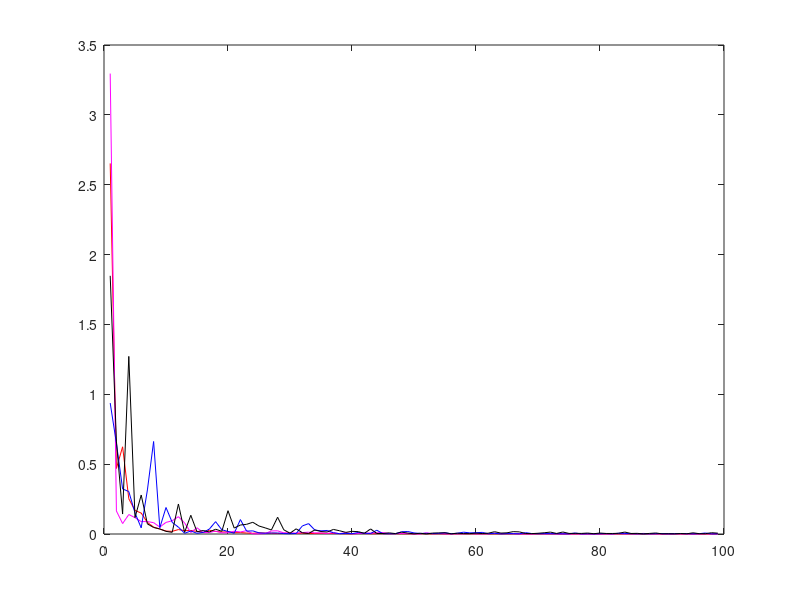

This figure's MATLAB source:

x4 = [-5.867082426555675e-17,0.02981206193423815,0.051802425124376404,0.10531420360477524,0.44174596827829216,0.3683673904760266,0.3052431512732841,0.7968334811360223,0.5124106188237018,0.7685017157110114,0.8755047324761275,0.7372853563492935,0.6935037848634791,0.6588053999159075,0.8546123412249957,0.9076536329986625,0.7700317479536481,0.8843582142129288,0.7636362500923416,0.8550210719376663,0.8426655992966268,0.8039768870024495,0.8697307290573788,0.9320665311531965,0.8893948826356984,0.8445780160061784,0.7784664894618736,0.8013389691778461,0.7951554014372108,0.8554592824140457,0.7964697367888147,0.7884647536787063,0.7845648736476919,0.8096716349523502,0.7880733957907569,0.8211685287785756,0.7794291246066389,0.8118633447956414,0.7738329435141144,0.7962571515592964,0.7771007595382861,0.7782148251034862,0.7843735051851619,0.748859291915851,0.7208390268759893,0.7043702669048313,0.6821489385980671,0.6738595616485435,0.71026052497392,0.7429820620247707,0.7345408059749359,0.7489430474262169,0.7782094788676479,0.7660686535199874,0.7469209818531155,0.7474323752838022,0.7267693613161315,0.7366997570257785,0.7342614118327476,0.7329683790785569,0.7367628413824789,0.7634632083939055,0.794730675956544,0.7854107395620641,0.7921044701384494,0.8018833398677573,0.8211342387099629,0.8113129390008738,0.8046230375220023,0.7838806125958608,0.8000847963422262,0.8208387230372377,0.8296875063860444,0.8176045104627339,0.8223245498354981,0.8241129558280954,0.8479863849156015,0.8361460160868277,0.857432994859292,0.8580848115626524,0.8838520042912902,0.8807456550515711,0.8556492647172036,0.8380195726231954,0.848239687074019,0.8231342843004693,0.8516481543673478,0.8662984762545585,0.8438408909669404,0.862242468994487,0.8414873617472604,0.8634181728948547,0.8515849552584241,0.8705415206479878,0.8784547301048979,0.8671381428158563,0.8548603560968647,0.8738961429983839,0.8646926097852418];


x3 = [1.784203422442364e-17,0.3611573034110115,0.21625985010064075,0.14940859373609883,0.18890407227110403,0.27613228678143115,0.22818593916059407,0.16988063130774203,0.1540463120865538,0.3137608809558958,0.4014152104342721,0.39856797299572655,0.5163327188810062,0.6177957436128946,0.5491055089114872,0.49443400741624977,0.5372079213701284,0.5058609140651396,0.4572733937127641,0.5221472818004831,0.6061877760833523,0.5713673265948277,0.6382222885059541,0.723742117369831,0.7036859948913878,0.6627380451890783,0.6538029389727227,0.73191522417112,0.7735368428885231,0.805619112975084,0.7680913475061418,0.8203505025469205,0.8492968579619823,0.8724607909170315,0.9230077462670216,0.8864715989592321,0.9610272799444071,0.9583838457964132,0.9546317119516948,0.9359664525215916,0.8895094700699224,0.8310225163577059,0.8973766080074964,0.939127119246005,0.8940056478905578,0.8998702477880018,0.8681159194155111,0.825069725350039,0.8509216649594152,0.8767649496820132,0.854999454455038,0.8535726769939486,0.8383931865014688,0.8538771099180628,0.8458920137808261,0.8490986341347432,0.8391774476860836,0.823199831053879,0.8037079686385498,0.7802967660503008,0.7978969015445594,0.8199573335784802,0.8146588783786722,0.7839347609000388,0.7564090523657652,0.7952074657869712,0.8093621933218083,0.7894112855929594,0.8208886969631567,0.7931016440957869,0.8164518855574879,0.8369821167008077,0.8499349302334849,0.8336931939146701,0.834939774498422,0.8272080958041462,0.8315740863675941,0.8266316328932637,0.823621375621637,0.8149934312947111,0.8073154315794353,0.8123532224450433,0.8046852463462918,0.8145345584922707,0.8129320763621829,0.8140272415328649,0.8055016215434647,0.8077034895853619,0.8102021342176116,0.8022268429648154,0.8065870989915133,0.7981324344551961,0.8071736524235067,0.8033922146582269,0.8044709168973608,0.8044609233159283,0.7979494246963406,0.793702603742068,0.7998559273816293];

x2 = [0,0.004670470769962181,0.0032443948537664666,0.3958311401551527,0.4008088607546756,0.7671624763749796,0.8606271000803581,0.6975887508474731,0.5675517670718035,0.8413252898605778,0.8788562418101108,0.8766527634832595,0.90932088978177,0.8233889536344698,0.9751519051215456,0.848881032766085,0.7213569864501681,0.8526387677196254,0.9182187606417442,0.799703190778028,0.9404589462076548,0.8237851056800101,0.7272541654182726,0.6458813774602392,0.7477091944002304,0.8080703140170732,0.7429027002790437,0.6749523674711271,0.7547733054939565,0.8154512872318022,0.8258209621250232,0.8404005421033621,0.8353654934471452,0.8146582390257295,0.8640265194211654,0.8433829196467493,0.8031889658399938,0.7466306695563644,0.8101540835252639,0.850082534896925,0.8080147585799968,0.84213894109593,0.8400286164591236,0.8196722967492795,0.8442276691221915,0.8203481581583754,0.7907907314134988,0.8223668145719562,0.8344358282110117,0.830365337011518,0.8557271619930108,0.8614253386751913,0.8340457885629049,0.8725791606343384,0.8752182181229704,0.8673771871426318,0.881086600792425,0.8674219238347876,0.8901384989526409,0.8879398346594572,0.8984963691275256,0.8939053359740823,0.8999953187925819,0.8968440474786669,0.8745325160343097,0.895111799256517,0.8932178734132012,0.892837909534892,0.8777283285123706,0.8495453583432554,0.8790416916059945,0.8977003230736958,0.8969821531062311,0.8989300237053556,0.898036260635516,0.8991017361432271,0.8973622614706844,0.8944967605042379,0.8962376753086009,0.9002354142761251,0.8857932764268948,0.9030894645309226,0.9052289898536239,0.9107771899490297,0.9102052006450347,0.8923190241897009,0.9069880846908788,0.9138125047979849,0.8995167580217994,0.914925735488142,0.9029113231241978,0.8837509852875862,0.906510871284212,0.9190589927583939,0.912834355011895,0.9156946018447484,0.9126679518565742,0.8978770128934036,0.908685104498574];

x1 = [7.281801142888533e-18,0.41103278278162064,0.7667161870610312,0.48792198924326224,0.7332191962779875,0.5838089158554901,0.9026463709932827,0.7332325692560124,0.8882173093652718,0.7820769851213671,0.8567682632115046,0.7921066392890379,0.8165895360911293,0.7943069443232196,0.800936987595043,0.6961731741866802,0.8014763980010223,0.794723131007361,0.7846946124403825,0.7916199910814439,0.78274333257678,0.7904869222151221,0.7816354326794445,0.7838647143920943,0.7865226874112485,0.8017633029604743,0.8065447348805598,0.7522969395272574,0.8072745012052573,0.8187879152269183,0.8182906721646159,0.8223568085194196,0.8216919322045275,0.8269526389987941,0.8282074970630785,0.8330716937076723,0.8318704920683102,0.834912748467808,0.8355874316799511,0.8415424456643195,0.8460926090224467,0.8476844052184416,0.8483972954166985,0.8500904765566688,0.8519244803775876,0.8521805663555843,0.8529365859139012,0.8564875218241775,0.8572667550065063,0.861302742779545,0.8610399286677618,0.8625404660680316,0.8399327378873992,0.8657524345313556,0.8654662758495948,0.8686320050680659,0.8664149177889979,0.8672519952154765,0.8652573894392857,0.8685473982086948,0.8673964617443728,0.8679606532537311,0.8513082516396538,0.8690629516182772,0.86788590371992,0.8707738725019407,0.8694149587637733,0.871847311978834,0.8712203106595247,0.8740504704620804,0.874285155261587,0.8757093155899605,0.8741398554138623,0.8748336626044501,0.8743196245573247,0.876797985104082,0.8763951737275445,0.8788131166729604,0.8767922208144983,0.8780254586592137,0.8768570100100684,0.8779931600093036,0.8760096931778002,0.8777887653100602,0.8762879424826936,0.8780473708148141,0.8763198241408026,0.8784593418755177,0.8778046759858276,0.8805632766562392,0.8787161773989342,0.8797807540067526,0.8787052288577284,0.8798574035402443,0.8791395392439673,0.8815820330720942,0.8801877647880474,0.8819108990702683,0.8810490954204391];

hold off;
plot(x1,'r-');
hold on;

plot(x2,'m-');
plot(x3,'b-');
plot(x4,'k-');
% plot(x5,'g-');




% ratoios
x1 = [6.093524258374556e-17,0.07750929096580152,0.21956872046387746,0.1535768949770789,0.5392814416006037,0.40792636939034754,0.6620226004985243,0.5550053141875112,0.7468911113004107,0.6153886738224384,0.7608832229314214,0.6554773868155019,0.7702474157911489,0.716498355242968,0.794967802574014,0.7428323720025878,0.8193890287903557,0.7552394540915023,0.8075045244369178,0.7641587307599121,0.8002135578906269,0.7835279487923501,0.8144585552779454,0.795757466711881,0.8303185465234224,0.8058928838269758,0.8252226325146439,0.8078882051564298,0.8279453849577294,0.8151276339901715,0.8311706329958028,0.820051632345959,0.8398268078809371,0.8272187865187354,0.8401991259567998,0.8346379544062528,0.8447637384885047,0.8399093954713566,0.8501192615372657,0.8177304961969286,0.8552204957411779,0.848299909807772,0.8540466276591936,0.8514477221915945,0.8621432584040145,0.8368020679185527,0.86566596643123,0.8630020739622168,0.869269712094193,0.8651423444252649,0.8722179512705309,0.8692027100296303,0.8755553454369964,0.8747603558985247,0.877536245363726,0.8734298086168508,0.8489751355579589,0.8767044574364852,0.8786446919887011,0.8766529464009072,0.8796223328703517,0.8783788317673188,0.8790199282695661,0.8605766077898316,0.8792862791377795,0.8793219823800487,0.8814542901605058,0.8804449856837478,0.8808465706088544,0.8804947025852466,0.8806765201416993,0.8818608505555572,0.8834073888061453,0.8844109763326269,0.8851079261733934,0.8862199622689452,0.8709424152799286,0.8853028838312497,0.8853453060685961,0.8856354939774258,0.8859253238464578,0.886273886504805,0.885991240034659,0.8872132468520029,0.8864651491421845,0.8873287869305487,0.886965455682411,0.8879627025763784,0.887631092627082,0.8881663354728012,0.8880429477566636,0.8887811614566348,0.888223335567343,0.8890423312681813,0.8889363238117454,0.8892651700973285,0.8800368706055716,0.8898256246850685,0.8896149337317556];

x2 = [-3.18216938993467e-17,0.1802286458189451,0.35608712041159984,0.2863404209067424,0.2799027448246545,0.45736768266142186,0.4076025568541361,0.3358381050378248,0.2963128593195503,0.4902476295231994,0.7051203334230004,0.9087276536576747,0.7260219040283673,0.8334285417856537,0.7351161296956915,0.8490252635948412,0.7270378964809435,0.8756117414299252,0.7422127925698262,0.7929272642211033,0.7744727766079677,0.7295994616114271,0.6993518867016765,0.6300745911756866,0.730080741786843,0.6517436262018454,0.7231861230559302,0.6668962425464519,0.7166017891708502,0.773354224920273,0.8113383746763223,0.7766254172309791,0.7957604200513338,0.7664534583936365,0.7289190717223157,0.6807477085377307,0.7453134185827139,0.8054422011751258,0.8212057507449688,0.7945658300932801,0.8165789200131347,0.8256995087651762,0.8181191662482142,0.7984628012313235,0.8243513907809689,0.7926200486928137,0.7640222909073842,0.7221359503103787,0.6844405154770078,0.73169608983943,0.7786832081652078,0.7456021688648082,0.792526393568071,0.8315601863552081,0.8587724128129207,0.8346272653810969,0.803060806128824,0.7695171343464373,0.8032871061195562,0.8301152255927632,0.8401131993153942,0.8245049938865072,0.7992623269159748,0.8221958962743525,0.7988653340953235,0.7760974984402511,0.747507568862885,0.7759276227892864,0.8000680760351263,0.8183096116104882,0.8267791936674309,0.8213200576841119,0.8076036829094826,0.7856466801467452,0.8127121312947967,0.8306806891290887,0.8124805431304812,0.8320666609637344,0.818674606765067,0.7999516137225159,0.8198890224734209,0.8373549799253769,0.823562405071917,0.8042282441975036,0.8247597269135812,0.8346112184246878,0.8227145261076495,0.8073948089378217,0.8237414957247582,0.837333656573381,0.828812649398726,0.8149089507568903,0.7961640435888152,0.8147211706271054,0.8309595578662547,0.8425278850577409,0.8477996445005088,0.8436979800093781,0.8348939243521193];


x3 = [-3.075609430050768e-17,0.003046581198484382,0.0632422192721027,0.055017710843939235,0.0500058397749847,0.04431970498458971,0.1690037639925974,0.23572371605411221,0.439962973459243,0.6528630956557285,0.8049148719979891,0.7314799287321435,0.8648972358634386,0.8274592298604093,0.909416757968271,0.7929907639267635,0.8809104664868987,0.799914744695794,0.7353870413331858,0.8289021246173851,0.8499311726113712,0.7309535135611702,0.700590606483085,0.7584145821931936,0.6928007871814361,0.6801205053025768,0.7041902021227182,0.7642504698861421,0.7995199977981295,0.8218206642701174,0.7973076471894163,0.8623532226534693,0.8791835279972612,0.9017795314404334,0.8678848157803972,0.944308984915692,0.9635616462742074,0.9301538315426231,0.8745681556371286,0.816639358341417,0.8832455625749718,0.8205047395805113,0.884414041997203,0.8267510139679964,0.7740590050002605,0.8161468697096012,0.8756283614633419,0.8291745536529881,0.8667636402818728,0.8988242737173108,0.8898108962914686,0.8699062085894744,0.8960310304701282,0.8569936679355875,0.9019911054375339,0.86555273448683,0.8975271204609965,0.9064434157347123,0.8697583745903895,0.9170062531392312,0.9113431402397363,0.9106107581298427,0.9062431687378542,0.9092130480854936,0.8801363802264958,0.8978661106215926,0.9120566953121451,0.9064135227192297,0.9231201890317041,0.924802976783154,0.9232604702314854,0.9208494063896319,0.9281026496719749,0.9213420380590039,0.9321858512950684,0.9145387408498276,0.9284641254361042,0.9267469661994877,0.9272629724143888,0.912856648073644,0.910705894470329,0.9159140693029909,0.9215403570565885,0.9026924815949143,0.9236277323502525,0.919691850729567,0.898450792344043,0.9287104070041898,0.9070474477721754,0.9259787624021727,0.9341406497370515,0.9227236981743232,0.9295064488691399,0.9201046572229618,0.905552886933859,0.9245524537820756,0.906027346993089,0.8823585181991517,0.9029016953749885];


x4 = [-2.7076937789119208e-17,0.24541812190959095,0.15330739499059556,0.18350621263834843,0.4268844871742498,0.7879389593191215,0.7535431730910714,0.8717081791005257,0.8090018521685153,0.850002307115633,0.9049481247757318,0.9142395120679185,0.7136811358941842,0.8818955318944256,0.8533966274274029,0.7640071155011323,0.8837745556930929,0.8034276717670479,0.9141872384369801,0.8155519384869608,0.7842366306939527,0.7278806690317707,0.6667135095053043,0.6865864284764236,0.786052207423533,0.7466545120551923,0.7171248220606747,0.7672467539813133,0.7511255678100784,0.7550162749091147,0.7082967652538205,0.7656234975258831,0.7286408991958717,0.7084076551240054,0.6736662291805245,0.6606397422920848,0.6325628985186302,0.6367975627445671,0.6103199066028724,0.5820504926822022,0.634456648414945,0.634848800089123,0.6266364547356271,0.6789783627603376,0.6932776499378053,0.7121947162380915,0.7106620226204914,0.6839004456277579,0.6665792113442796,0.6780357580283721,0.6576242911314392,0.6698310458231769,0.6668485899467408,0.6590298917822526,0.6837972158674904,0.6981711252873828,0.6938534909890997,0.6744777558380977,0.6507780401484291,0.6951543018337261,0.7101902272545145,0.7400680785372449,0.7346772872516464,0.7118844776410245,0.6885032391167321,0.6665088179906292,0.6477497041548914,0.6310335423672521,0.6125335584095115,0.6340836294484895,0.6167783038265721,0.6403998007902555,0.6653234825729936,0.6456807094139208,0.6716864603050331,0.7157373903123725,0.6987216440464202,0.7397212803069049,0.7526370549599072,0.731481799058365,0.747364615042775,0.7615594012274535,0.7731758317879733,0.7642780766244324,0.7707510682935468,0.7800573944771972,0.7918453437737005,0.8019221204780812,0.7962692911895702,0.8003233486735853,0.7967102902058106,0.7945345716574326,0.7935122935584431,0.791575702788888,0.8126386522996272,0.8016793673327893,0.7929234422238157,0.7823227626665653,0.780242375158194];

hold off;
plot(x1,'r-');
hold on;
plot(x2,'m-');
plot(x3,'b-');
hold off;
plot(x4,'k-');







x1 = [0.37699565467184154,2.131654004239453,1.6021126612223704,3.9646674232141197,5.9309308995621866,6.672148981983387,12.051675543221387,20.299707402649883,28.006357645175807,46.93761927770434,53.12389975351928,31.400444374741756,41.82506489393278,39.62023077597813,53.11403685696696,99.07885273512423,36.9626004409813,54.73678409635201,69.54479119731892,65.30625520130904,109.03070755387284,97.50727797681424,139.481391336617,197.56768003906353,117.32711093593903,149.67880550171515,168.13815719662978,262.88396974382687,183.95690555355776,229.0253282039128,259.84153946662894,159.69431053589037,306.8948285036754,283.2655512531346,194.66771241225368,257.0199257251867,302.31059762184327,325.4862103605715,530.4607814008965,816.1451076633945,294.3466627767055,328.9928908105968,491.25990124294594,434.42198704217304,435.1372997271136,622.2543314300206,560.5791586111222,545.332060266479,689.6927733602226,899.3723682494833,484.60998937451404,512.5032775090119,1161.7085284065483,514.9684538227397,1570.0085865386104,794.2201375033009,691.7156839234711,698.6955863372743,689.5545294305036,765.1562272432656,779.6196530312276,1088.0159592668144,845.5798336336087,837.6619333180697,820.2029825566016,704.9509745196955,1181.7677098408458,1365.060632426785,1687.2273853176428,1298.5397243193863,822.3985962616827,927.1183086823681,1160.1834873330827,2232.434313693766,1118.8016634284527,1390.998170883001,925.2417808475458,1255.3286469760426,2381.0613560889947,2364.2368251588327,1746.2854904029898,1327.1632349893089,1480.4145981899464,945.1482128108734,1630.1047899403166,1947.283916054214,1502.2855882752422,2940.9415019589765,1474.1356544142677,1709.5868686016781,1364.0025210089016,1214.9647556431103,1981.754433753719,1671.1173184726422,3559.884316422592,3689.8486431233564,2284.2461924729337,3017.9998877582493,2791.0372231352485];

x2 = [0.30343666390166996,6.065062917895763,13.374617915095483,7.171537109016958,8.552985019688519,11.240185389499043,11.252845733077189,12.313008554140389,20.148387630240453,12.041289814663497,10.569508918655506,8.055825306995104,12.632364960959993,95.71373300444571,22.278421940650666,100.96037465369439,91.3552013446496,47.87315025918795,128.15531915541692,108.19045944763948,49.86792208777359,68.5671098646552,42.23509623848326,1110.4444610521027,910.6226859783934,343.26175728500493,45.73991585564021,43.804572957777985,127.60677231935998,120.0283317828752,155.46475931091672,96.49410701114066,76.13437281792304,124.40779026615506,126.8308299121667,231.2519908718069,106.1415072996398,472.8999494222651,96.47654589339548,622.1899900577532,273.2410765586826,174.45788669146214,146.73947227268437,114.19174288970544,100.60152883261296,289.3981868658028,363.08054733097396,214.50491794711198,250.6993134630171,1083.0572710728459,1633.0229777072163,117.3898843007429,655.3252368634693,288.84889637841263,1016.2173739738564,1020.9240315737519,632.2592115637275,498.5652424132419,290.50121144524616,835.0721065202781,654.1226297714238,556.2110246929547,188.9677374434359,340.5695089851706,331.06125919298586,367.6515225579727,806.9530694780725,2782.294464603413,2844.044234636347,352.8919426274424,1052.578521521074,482.4677336722831,1872.4412933022295,871.7677626163807,3065.5851203734474,940.5290268521344,2484.2092912007074,2289.185011548528,1086.8001107288767,1188.7721353666507,1316.3033009832384,1212.505813241113,399.7209072964055,823.0574410363945,489.66331915886957,668.2434102975947,231.55446579751379,527.8379736211077,730.5495557124706,3187.836167894895,3157.293665351663,577.8499010291221,911.3619282026665,1061.632996734783,1215.521566421807,1334.664785464811,558.7397011805551,956.2757013048845,639.6026473596596];

x3 = [1.066880243918339,1.5386444008179796,3.098131029071575,3.2904570457298026,6.637464982471884,22.80103941998604,3.1716825559122928,1.5103890017536739,22.200051198982063,5.272633160740894,11.978323799974087,20.375226487607303,192.43792387144117,46.41907775307764,194.60273674954058,86.95863247795498,28.089601751349317,11.311465541981217,33.18492409436354,54.41717357470027,178.37352810376925,9.672579068552077,48.56527582690246,44.55248335171304,122.07674070360157,171.17310202227227,138.79787893378955,136.53616913837664,324.8361805348879,480.0984628736873,251.1244025850368,17.239870729386052,13.451415517744302,35.13878150033305,44.10772380086254,39.324245863280446,111.26040171107336,461.9382564789841,236.46617034427808,480.2230824451554,90.47575082635076,186.95665615167766,264.5127626918697,36.807754004565076,512.4283351106181,531.7162646607327,612.7211119376532,62.41735501624951,55.921286049395384,131.07268690784784,244.43356807575637,206.7302647601221,291.8103824643349,192.30756460195397,112.4518400089388,455.55797762098547,178.82181756409884,77.00285311436832,121.86094114682807,108.18546820337916,86.86327760641856,609.0049376218265,192.2465123846588,1465.4288536352844,359.83934157657654,384.89108350664617,710.5011215118037,105.674712097346,310.58994390980143,500.09868598376715,325.052931489268,382.5439813571112,445.3053299332657,730.1309399960746,760.6260178519384,143.1095042679554,1356.0065951612426,457.26123413937756,1679.932930750589,444.4420121915789,347.1522286189271,823.1522420952814,183.24342305588806,227.4684689499928,432.441150356049,695.6109348937767,652.8614787860873,866.9977971764624,405.87843680855923,317.433131490819,645.1096764589353,451.3767206843649,304.235182329907,383.0672400063327,788.4440161709059,402.7755957314698,142.52762154769553,1107.8604574424612,805.6154884043891];

x4 = [0.5411078988015415,1.5038324313864189,6.997400305577077,0.7866443694511404,8.499570359816794,3.585002659506926,13.784867501814086,21.459531511872083,27.658423117831912,52.84990304721213,83.83875469826118,4.654378547305836,81.18537311673035,7.461700043576721,61.962870191096584,39.88410262798348,68.23346281662482,29.224596150139845,52.19184226270963,5.996037788181123,23.510179327770974,15.53244393207895,14.436766442307276,11.907959510454349,17.50076011580477,22.756124608197627,34.564137509606276,8.332793025501008,33.2790065863545,177.6746574749944,26.937329489695557,113.20383882727039,256.6528636959579,34.5881859580525,56.246989818938175,69.06674954034793,30.46880659619594,43.132221562550605,86.02375652353886,52.414163436656345,59.416420230573046,193.68328083412968,27.584991054509217,260.82540071036385,267.7743878603292,123.73043913004015,324.26085531911605,74.38599010767334,154.20785747095434,947.6349523456557,185.639087026963,1844.1193576484388,148.54586971826654,132.52042848915622,111.88443299582197,780.208056756736,174.10954024562173,333.19036192496173,356.34239813699503,161.46417868456095,298.7291679530945,166.75792790638738,61.4307527434854,151.82028175925208,117.92960863136541,59.16085211436214,65.66722057272688,298.43531600056014,356.07271060589375,189.30779466743377,112.41531640298281,73.35284665604391,258.418375058433,70.22781955817686,240.8715064450822,206.98391875128965,237.70350947384878,148.08700042317764,440.7216520532935,146.88911899688176,260.92908310737283,265.7161762183246,197.09290648404453,71.71299745540091,259.48221874805716,214.57600897143215,937.5752165500928,236.45521447742655,138.13566146426956,803.4418833437705,477.47006551249797,702.3453366448309,278.88561623617545,599.8362876590918,118.0023591437526,406.4138784638128,447.3292218561381,108.45875232919063,165.36387419106526];


x1 = 1.0./x1;
x2 = 1.0./x2;
x3 = 1.0./x3;
x4 = 1.0./x4;

hold off;
plot(x1,'r-');
hold on;
plot(x2,'m-');
plot(x3,'b-');
plot(x4,'k-');


















%
